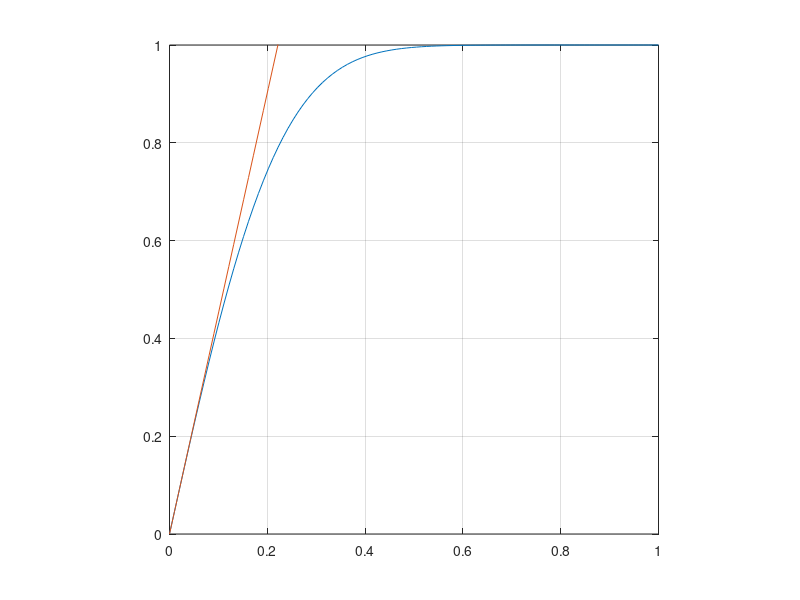

Write the MATLAB code that produced this figure.
clear; clf;
x = linspace(0,1);
a = 0.25;
y = erf(x/a);
% y = erf(x/.5)*.5;
m = (y(2) - y(1))/(x(2)-x(1));
plot(x,y,x,m*x);
grid on;
axis([0 max(x) 0 max(x)]);
axis square;
